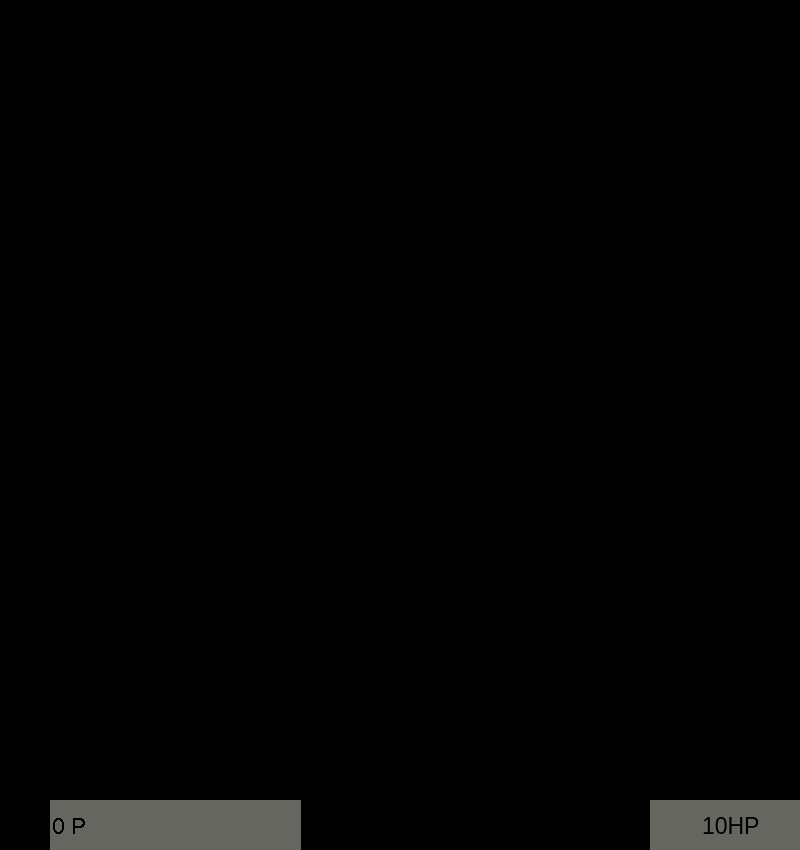
<?xml version="1.0" encoding="UTF-8"?>
<ui version="4.0">
 <class>GameFieldWidget</class>
 <widget class="QWidget" name="GameFieldWidget">
  <property name="geometry">
   <rect>
    <x>0</x>
    <y>0</y>
    <width>800</width>
    <height>850</height>
   </rect>
  </property>
  <property name="minimumSize">
   <size>
    <width>800</width>
    <height>850</height>
   </size>
  </property>
  <property name="windowTitle">
   <string>Form</string>
  </property>
  <property name="styleSheet">
   <string notr="true">background-color: #000000
</string>
  </property>
  <widget class="QPushButton" name="ToMenuButton">
   <property name="geometry">
    <rect>
     <x>0</x>
     <y>800</y>
     <width>50</width>
     <height>50</height>
    </rect>
   </property>
   <property name="styleSheet">
    <string notr="true">background-image: url(:/Images/Images/ToMenuButton.png); border-style: none;</string>
   </property>
   <property name="text">
    <string/>
   </property>
  </widget>
  <widget class="QLabel" name="HelmetLabelWidget">
   <property name="geometry">
    <rect>
     <x>600</x>
     <y>800</y>
     <width>50</width>
     <height>50</height>
    </rect>
   </property>
   <property name="styleSheet">
    <string notr="true">background: url(:/Images/Images/HelmetLabelWidget.png)</string>
   </property>
   <property name="text">
    <string/>
   </property>
  </widget>
  <widget class="QLabel" name="ArmorLabelWidget">
   <property name="geometry">
    <rect>
     <x>550</x>
     <y>800</y>
     <width>50</width>
     <height>50</height>
    </rect>
   </property>
   <property name="styleSheet">
    <string notr="true">background: url(:/Images/Images/ArmorLabelWidget.png)</string>
   </property>
   <property name="text">
    <string/>
   </property>
  </widget>
  <widget class="QLabel" name="PantsLabelWidget">
   <property name="geometry">
    <rect>
     <x>500</x>
     <y>800</y>
     <width>50</width>
     <height>50</height>
    </rect>
   </property>
   <property name="styleSheet">
    <string notr="true">background: url(:/Images/Images/PantsLabelWidgwet.png)</string>
   </property>
   <property name="text">
    <string/>
   </property>
  </widget>
  <widget class="QLabel" name="BootsLabelWidget">
   <property name="geometry">
    <rect>
     <x>450</x>
     <y>800</y>
     <width>50</width>
     <height>50</height>
    </rect>
   </property>
   <property name="styleSheet">
    <string notr="true">background: url(:/Images/Images/BootsLabelWidget.png)</string>
   </property>
   <property name="text">
    <string/>
   </property>
  </widget>
  <widget class="QLabel" name="WeaponLabelWidget">
   <property name="geometry">
    <rect>
     <x>300</x>
     <y>800</y>
     <width>150</width>
     <height>50</height>
    </rect>
   </property>
   <property name="styleSheet">
    <string notr="true">background: url(:/Images/Images/WeaponLabelWidget.png)</string>
   </property>
   <property name="text">
    <string/>
   </property>
  </widget>
  <widget class="QLineEdit" name="ScoreLineWidget">
   <property name="geometry">
    <rect>
     <x>50</x>
     <y>800</y>
     <width>251</width>
     <height>51</height>
    </rect>
   </property>
   <property name="sizePolicy">
    <sizepolicy hsizetype="Expanding" vsizetype="Ignored">
     <horstretch>0</horstretch>
     <verstretch>0</verstretch>
    </sizepolicy>
   </property>
   <property name="font">
    <font>
     <pointsize>17</pointsize>
     <weight>50</weight>
     <italic>false</italic>
     <bold>false</bold>
     <underline>false</underline>
     <strikeout>false</strikeout>
     <stylestrategy>NoAntialias</stylestrategy>
     <kerning>true</kerning>
    </font>
   </property>
   <property name="styleSheet">
    <string notr="true">background-color: #666661; border-style: #000000;</string>
   </property>
   <property name="text">
    <string>0 P</string>
   </property>
   <property name="readOnly">
    <bool>true</bool>
   </property>
  </widget>
  <widget class="QLineEdit" name="HealthLineWidget">
   <property name="geometry">
    <rect>
     <x>700</x>
     <y>800</y>
     <width>71</width>
     <height>51</height>
    </rect>
   </property>
   <property name="font">
    <font>
     <pointsize>17</pointsize>
    </font>
   </property>
   <property name="styleSheet">
    <string notr="true">background-color: #666661
; border-style: #000000;</string>
   </property>
   <property name="text">
    <string>10HP</string>
   </property>
   <property name="readOnly">
    <bool>true</bool>
   </property>
  </widget>
  <widget class="QLineEdit" name="lineEdit">
   <property name="geometry">
    <rect>
     <x>650</x>
     <y>800</y>
     <width>51</width>
     <height>51</height>
    </rect>
   </property>
   <property name="styleSheet">
    <string notr="true">background-color: #666661
; border-style: None;</string>
   </property>
  </widget>
  <widget class="QLineEdit" name="lineEdit_2">
   <property name="geometry">
    <rect>
     <x>760</x>
     <y>800</y>
     <width>41</width>
     <height>51</height>
    </rect>
   </property>
   <property name="styleSheet">
    <string notr="true">background-color: #666661
; border-style: None;</string>
   </property>
  </widget>
 </widget>
 <resources>
  <include location="resource.qrc"/>
 </resources>
 <connections/>
</ui>
